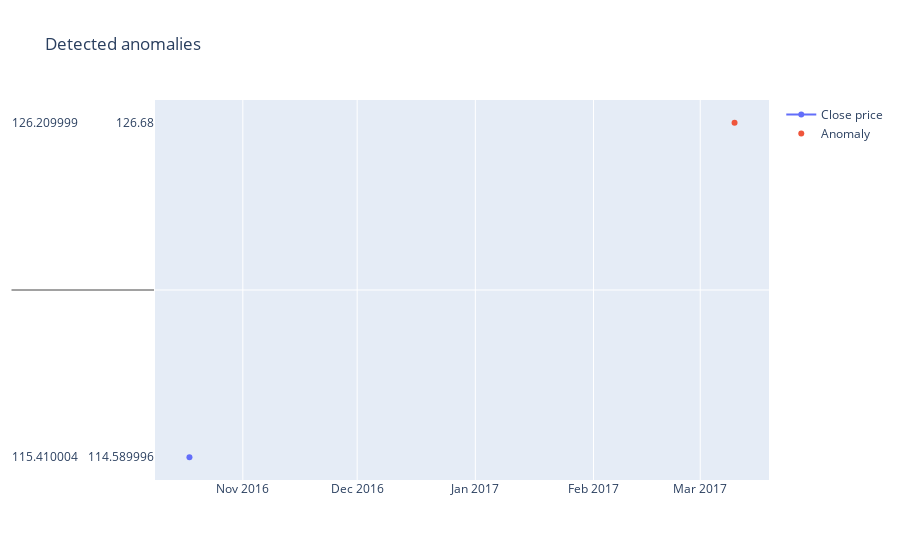

Write notebook code for a chart like this one.
### Code cell
fig = go.Figure()
fig.add_trace(go.Scatter(x=test_score_df['Date'], y=scaler.inverse_transform(test_score_df[['Close']]), name='Close price'))
fig.add_trace(go.Scatter(x=anomalies['Date'], y=scaler.inverse_transform(anomalies[['Close']]), mode='markers', name='Anomaly'))
fig.update_layout(showlegend=True, title='Detected anomalies')
fig.show()

### Figure 1 — Plotly figure (JSON) as saved in the notebook; plotly's stock layout.template omitted (floating-point values rounded to 4 significant figures; data arrays with more than 128 entries replaced by an {"elided": "..."} marker saying what was removed)
{"data": [{"name": "Close price", "type": "scatter", "x": {"elided": "1571 str values"}, "y": {"elided": "1571x1 float values"}}, {"mode": "markers", "name": "Anomaly", "type": "scatter", "x": {"elided": "1347 str values"}, "y": {"elided": "1347x1 float values"}}], "layout": {"showlegend": true, "title": {"text": "Detected anomalies"}}}
